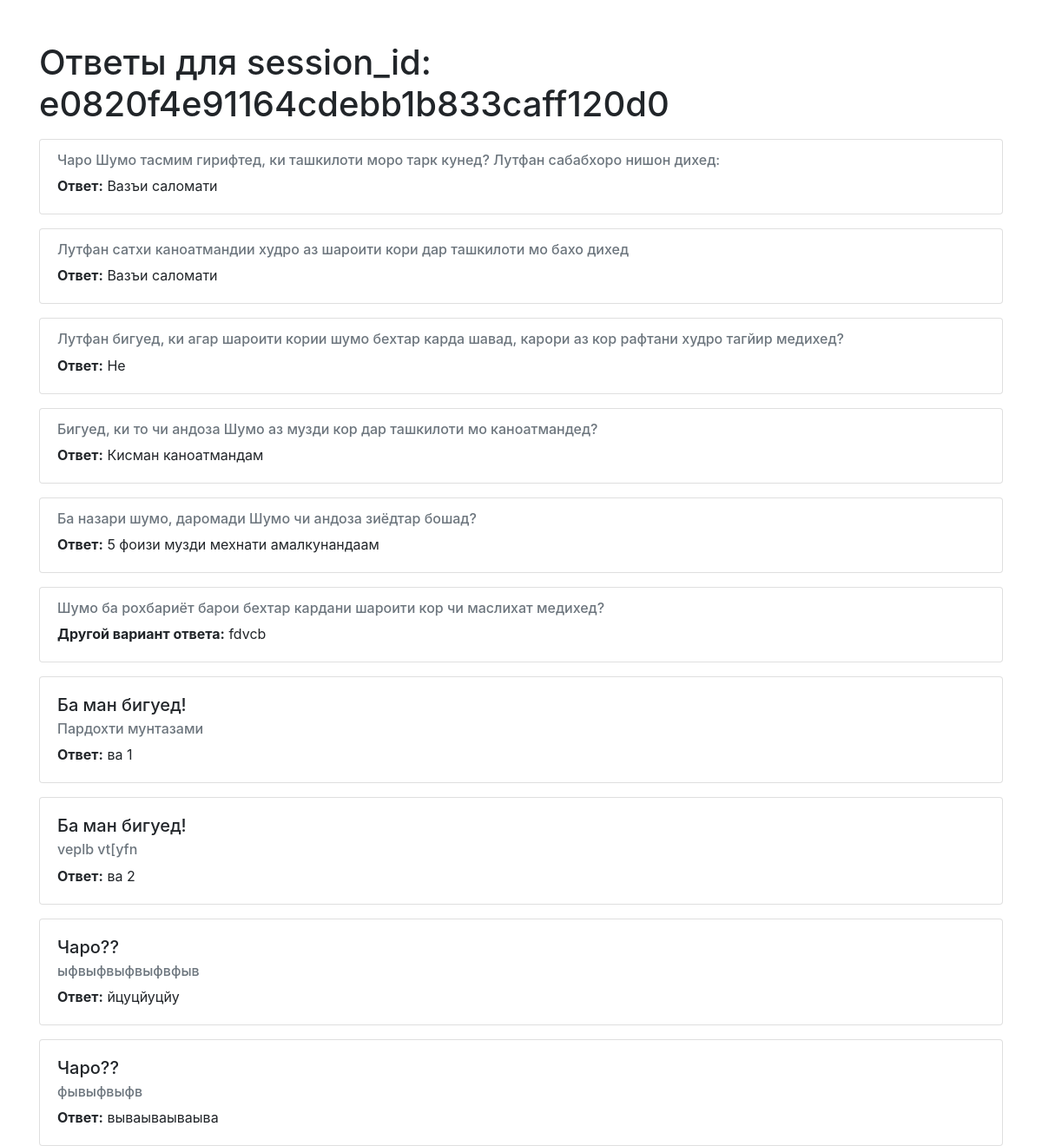
The app's page /responses/e0820f4e91164cdebb1b833caff120d0/ with its own data.
### pursishnoma/models.py (models this page shows, shortened)
class Response(models.Model):
    session_id = models.CharField(max_length=100)  # Идентификатор сессии
    question = models.ForeignKey(Question, on_delete=models.CASCADE)
    question_main = models.ForeignKey(MainQuestion, on_delete = models.CASCADE, blank = True, null = True)
    choice = models.ForeignKey(Choice, on_delete=models.CASCADE, null=True, blank=True)
    text_response = models.CharField(max_length=200, null=True, blank=True)
    cr_date = models.DateTimeField(auto_now=True)
    ip_address = models.CharField(max_length=15)

class Question(models.Model):
    question_text = models.CharField(max_length=200)
    requires_text_response = models.BooleanField(default=False,verbose_name="Добавить текст ввод к вопросу")
    only_text = models.BooleanField(default=False,verbose_name="Только текст")
    question_main = models.ForeignKey(MainQuestion, on_delete= models.CASCADE, null = True, blank = True)
    def __str__(self):
        return f"{self.question_text}"

class Choice(models.Model):
    question = models.ForeignKey(Question, on_delete=models.CASCADE)
    choice_text = models.CharField(max_length=200)
    def __str__(self):
        return f"{self.choice_text}"

class MainQuestion(models.Model):
    question_main = models.CharField(max_length=200, null = True, blank = True)
    def __str__(self):
        return f"{self.question_main}"

### pursishnoma/views.py (the view)
# urls.py: path('responses/<str:session_id>/', views.response_detail, name='response-detail'),
def response_detail(request, session_id):
    responses = Response.objects.filter(session_id=session_id)
    session_id = session_id
    context = {'responses': responses,'session_id': session_id}
    return render(request, 'response_detail.html', context)

### pursishnoma/templates/response_detail.html (shortened to what this page needs)
<!DOCTYPE html>
<html>
<head>
    <link rel="stylesheet" href="https://stackpath.bootstrapcdn.com/bootstrap/4.5.2/css/bootstrap.min.css">
</head>
<body>
    <div class="container">
        <h1 class="mt-5">Ответы для session_id: {{ session_id }}</h1>
        {% for response in responses %}
        <div class="card mt-3">
            <div class="card-body">
                {% if response.question_main %}
                <h5 class="card-title">{{ response.question_main }}</h5>
                {% endif %}
                {% if response.question %}
                <h6 class="card-subtitle mb-2 text-muted">{{ response.question }}</h6>
                {% endif %}
                <p class="card-text">
                    {% if response.choice %}
                    <strong>Ответ:</strong> {{ response.choice }}
                    {% endif %}
                    {% if response.text_response %}
                    <strong>Другой вариант ответа:</strong> {{ response.text_response }}
                    {% endif %}
                </p>
            </div>
        </div>
        {% endfor %}
    </div>
</body>
</html>

### records on screen
Response: question "Чаро Шумо тасмим гирифтед, ки ташкилоти моро тарк кунед? Лутфан сабабхоро нишон дихед:", choice "Вазъи саломати"
Response: question "Лутфан сатхи каноатмандии худро аз шароити кори дар ташкилоти мо бахо дихед", choice "Вазъи саломати"
Response: question "Лутфан бигуед, ки агар шароити кории шумо бехтар карда шавад, карори аз кор рафтани худро тагйир медихед?", choice "Не"
Response: question "Бигуед, ки то чи андоза Шумо аз музди кор дар ташкилоти мо каноатмандед?", choice "Кисман каноатмандам"
Response: question "Ба назари шумо, даромади Шумо чи андоза зиёдтар бошад?", choice "5 фоизи музди мехнати амалкунандаам"
Response: question "Шумо ба рохбариёт барои бехтар кардани шароити кор чи маслихат медихед?", text_response "fdvcb"
Response: question_main "Ба ман бигуед!", question "Пардохти мунтазами", choice "ва 1"
Response: question_main "Ба ман бигуед!", question "veplb vt[yfn", choice "ва 2"
Response: question_main "Чаро??", question "ыфвыфвыфвыфвфыв", choice "йцуцйуцйу"
Response: question_main "Чаро??", question "фывыфвыфв", choice "вываываываыва"

### other values on screen
{{ session_id }} "e0820f4e91164cdebb1b833caff120d0"
